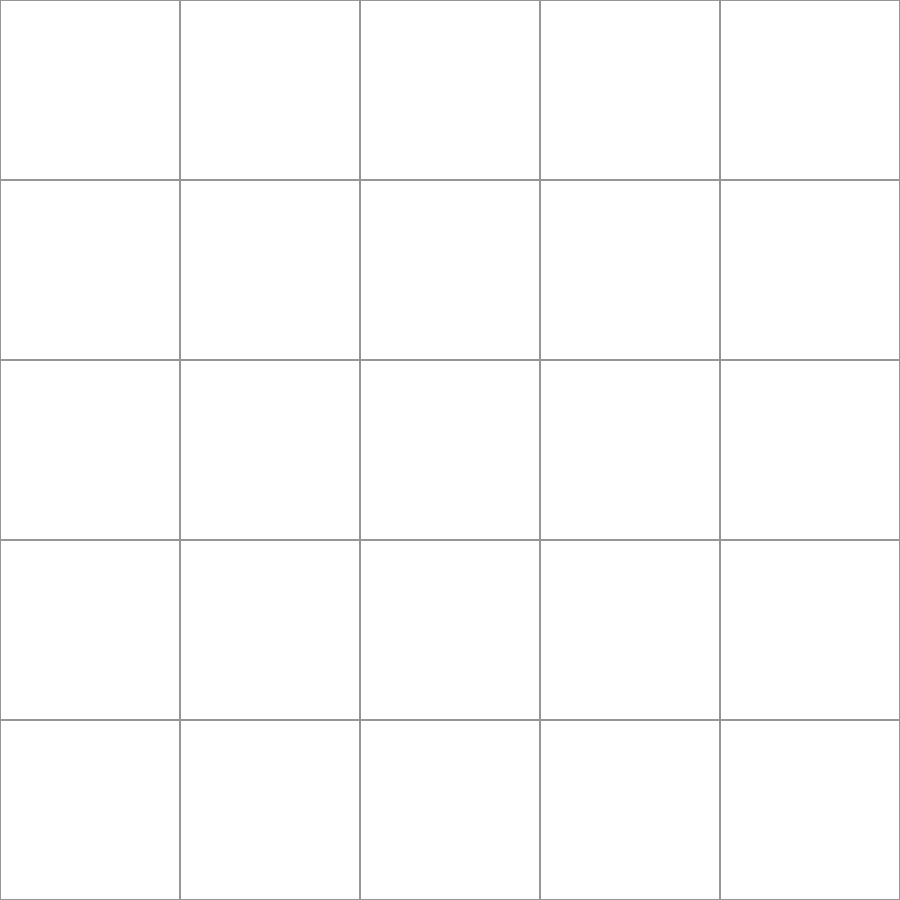
Frame 1 (no input)
Frame 60 (no input): identical to frame 1, image omitted
Frame 120 (the mouse pressed at the canvas centre since frame 60): identical to frame 1, image omitted

The p5.js sketch that drew this single still picture (run headless with seeded random() and noise() and a simulated clock; from frame 60 on, the mouse is pressed at the canvas centre):

// p5.js sketch
// ── sketch.js
/*

Any live cell with fewer than two live neighbours dies, as if by underpopulation.
Any live cell with two or three live neighbours lives on to the next generation.
Any live cell with more than three live neighbours dies, as if by overpopulation.
Any dead cell with exactly three live neighbours becomes a live cell, as if by reproduction.
These rules, which compare the behavior of the automaton to real life, can be condensed into the following:

Any live cell with two or three live neighbours survives.
Any dead cell with three live neighbours becomes a live cell.
All other live cells die in the next generation. Similarly, all other dead cells stay dead.

*/

let Size = 5;
let Cells = [];
let CellsMade;
let simStarted;

let sizeSlider;
let startButton;
let stopButton;
let updateButton;
let randomButton;

let scene;

function setup() 
{
    simStarted = false;
    CellsMade = false;

    let scaledSize = windowWidth;
    if(windowWidth > windowHeight)
        scaledSize = windowHeight;

    scaledSize -= 100;

    scene = createCanvas(scaledSize, scaledSize);
    scene.mouseClicked(getInput); // attach listener for

    initUI();
    pausedUI();
}

function draw() 
{   

    if(!simStarted)
        Size = sizeSlider.value();

    background(255);

    if(CellsMade)
        drawCells();

    makeGrid();
}

function startSimulation()
{   
    if(!CellsMade)
    {
        initCells();
        CellsMade = true;
    }

    simStarted = true;
    runningUI();
}

function stopSimulation()
{
    simStarted = false;
    pausedUI();
}

function getInput()
{
    if(!CellsMade)
    {
        initCells();
        CellsMade = true;
    }

    let xPos = mouseX;
    let yPos = mouseY;

    xPos = round(Size * (xPos/width) - .5);
    yPos = round(Size * (yPos/width) - .5);

    if(xPos >= 0 && xPos < Size && yPos >= 0 && yPos < Size)
    {
        Cells[xPos][yPos].invert();
    }

}

function updateSimulation()
{
    for(let x = 0; x < Size; x++)
    {
        for(let y = 0; y < Size; y++)
        {
            Cells[x][y].calcNeighbors();
        }
    }

    for(let x = 0; x < Size; x++)
    {
        for(let y = 0; y < Size; y++)
        {
            Cells[x][y].update();
        }
    }
}

function initUI()
{
    stopButton = createButton('Stop');
    stopButton.position(0, width);
    stopButton.mousePressed(stopSimulation);
    stopButton.style('width', width + 'px');

    updateButton = createButton('Next Frame');
    updateButton.position(0, width + 25);
    updateButton.mousePressed(updateSimulation);
    updateButton.style('width', width + 'px');

    randomButton = createButton('Randomize');
    randomButton.position(0, width + 25);
    randomButton.mousePressed(randomizeCells);
    randomButton.style('width', width + 'px');

    sizeSlider = createSlider(3, 15, 5, 1);
    sizeSlider.position(0, width + 50);
    sizeSlider.input(initCells);
    sizeSlider.style('width', width + 'px');

    startButton = createButton('Start');
    startButton.position(0, width);
    startButton.mousePressed(startSimulation);
    startButton.style('width', width + 'px');
}

function runningUI()
{
    sizeSlider.hide();
    startButton.hide();
    randomButton.hide();

    stopButton.show();
    updateButton.show();
}

function pausedUI()
{
    stopButton.hide();
    updateButton.hide();

    sizeSlider.show();
    startButton.show();
    randomButton.show();
}

function initCells()
{
    CellsMade = false;

    for(let x = 0; x < Size; x++)
    {
        Cells[x] = [];
        for(let y = 0; y < Size; y++)
        {
            Cells[x][y] = new Cell(x, y, false);
        }
    }
}

function randomizeCells()
{
    for(let x = 0; x < Size; x++)
    {
        Cells[x] = [];
        for(let y = 0; y < Size; y++)
        {
            Cells[x][y] = new Cell(x, y, ranBool());
        }
    }

    CellsMade = true;
}

function ranBool()
{
    let value;
    if(random() > 0.5)
        value = true;
    else
        value = false;

    return value;
}

function drawCells()
{
    for(let x = 0; x < Size; x++)
    {
        for(let y = 0; y < Size; y++)
        {
            Cells[x][y].display();
        }
    }
}

function makeGrid()
{
    stroke(150);
    strokeWeight(2);
    for(let i = 0; i < Size + 1; i++)
    {
        line(i * (width/Size), 0, i * (width/Size), height);
        line(0 , i * (width/Size), width, i * (width/Size));
    }
}

class Cell 
{
    constructor(x, y, alive) 
    {
        this.x = x;
        this.y = y;
        this.alive = alive;
        this.neighbors = 0;
    }
  
    display()
    {
        if(this.alive)
            fill(0);
        else
            fill(255);

        strokeWeight(0);
        rect((this.x * width/Size), (this.y * width/Size), width/Size, width/Size);
    }

    update()
    {
        if(this.alive)
        {
            switch (this.neighbors) 
            {
                case 0: this.alive = false; break;  //Underpopulation
                case 1: this.alive = false; break;  //Underpopulation
                case 2: this.alive = true;  break;  //Survives
                case 3: this.alive = true;  break;  //Survives
                case 4: this.alive = false; break;  //Overpopulation
                case 5: this.alive = false; break;  //Overpopulation
                case 6: this.alive = false; break;  //Overpopulation
                case 7: this.alive = false; break;  //Overpopulation
                case 8: this.alive = false; break;  //Overpopulation
            }
        }else
        {
            switch (this.neighbors) 
            {
                case 0: this.alive = false; break;  //Still Dead
                case 1: this.alive = false; break;  //Still Dead
                case 2: this.alive = false; break;  //Still Dead
                case 3: this.alive = true;  break;  //Cell is born
                case 4: this.alive = false; break;  //Still Dead
                case 5: this.alive = false; break;  //Still Dead
                case 6: this.alive = false; break;  //Still Dead
                case 7: this.alive = false; break;  //Still Dead
                case 8: this.alive = false; break;  //Still Dead
            }
        }
    }

    calcNeighbors()
    {
        let count = 0;

        for(let y = this.y - 1; y < this.y + 2; y++)
        {
            for(let x = this.x - 1; x < this.x + 2; x++)
            {   
                if(x >= 0 && x < Size && y >= 0 && y < Size)
                {
                    if(Cells[x][y].alive)
                    {
                        count++;
                    }
                }
            }
        }

        if(this.alive)
            count--;

        this.neighbors = count;
    }

    invert()
    {
        this.alive = !this.alive;
    }
}
